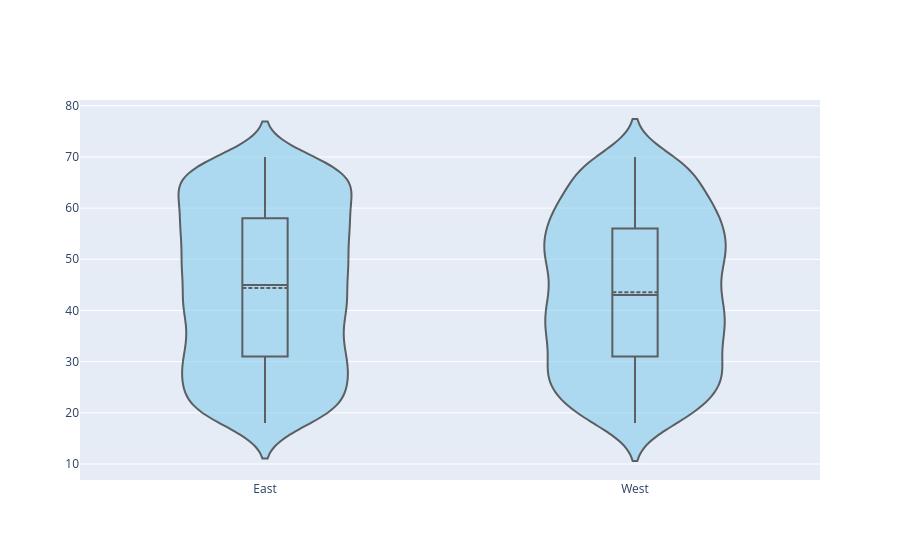

Notebook cell for this chart:
### Code cell
season1=go.Figure(data=go.Violin(y=df['Age'],x=df['Area'],box_visible=True,line_color='black',
                                 meanline_visible=True,fillcolor='skyblue',opacity=0.6,
                                 ))
season1.update_layout(yaxis_zeroline=False)
season1.show()

### Figure 1 — Plotly figure (JSON) as saved in the notebook; plotly's stock layout.template omitted (floating-point values rounded to 4 significant figures; data arrays with more than 128 entries replaced by an {"elided": "..."} marker saying what was removed)
{"data": [{"box": {"visible": true}, "fillcolor": "skyblue", "line": {"color": "black"}, "meanline": {"visible": true}, "opacity": 0.6, "type": "violin", "x": {"elided": "3696 str values"}, "y": {"elided": "3696 int values"}}], "layout": {"yaxis": {"zeroline": false}}}
